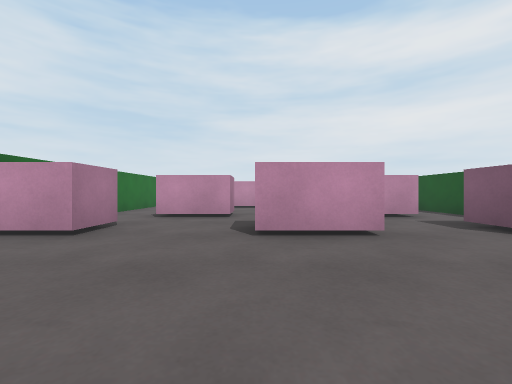
[1] (above)

15 first-person views from a walk through a Unity game level. The camera is 0.53 m above the floor, looks level and sees 90° across. The floor is counted in squares, 1 m on a side. Each view is taken from the middle of a square. On the plan, view 1 faces up. The plan holds only what a view shows up to about 9 squares ahead; the rest is blank.

[2]
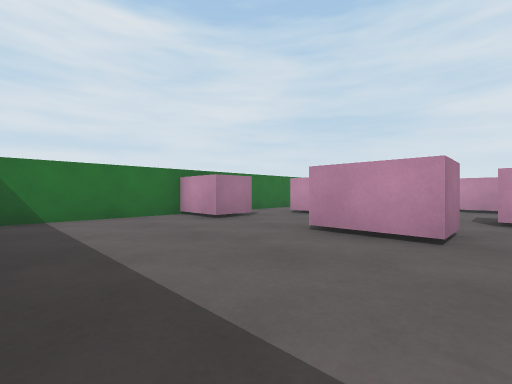

[3]
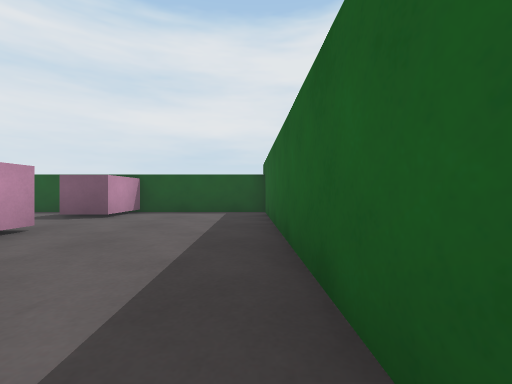

[4]
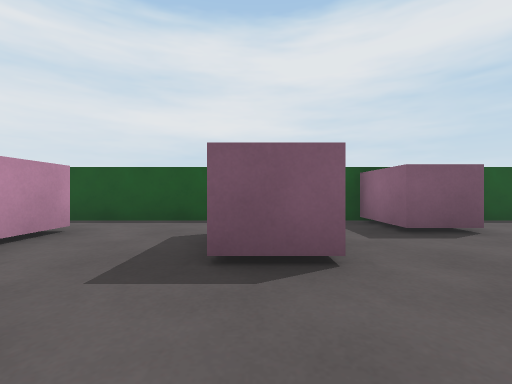

[5]
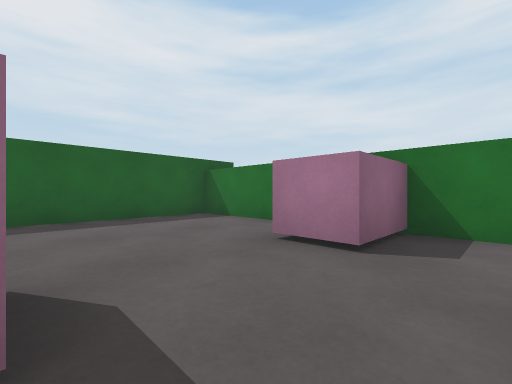

[6]
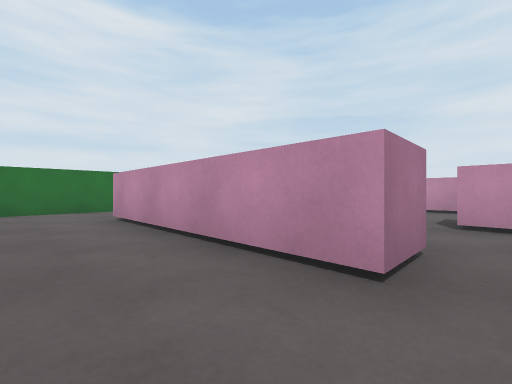

[7]
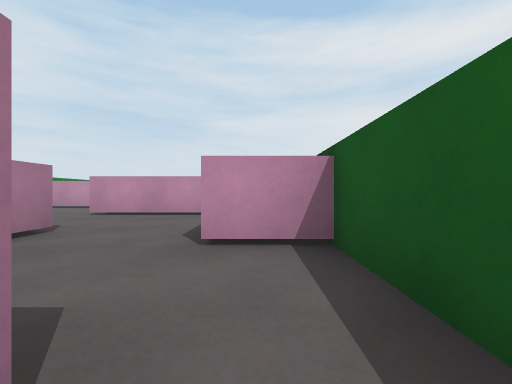

[8]
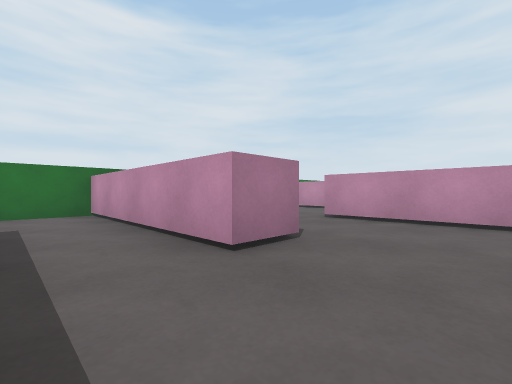

[9]
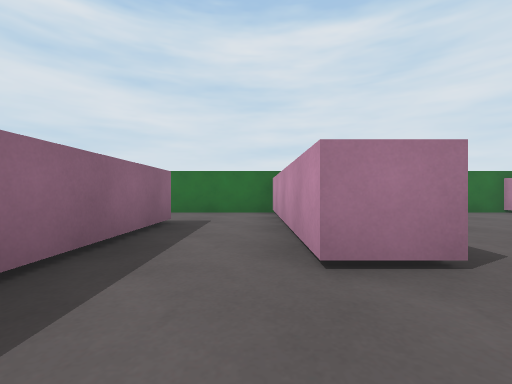

[10]
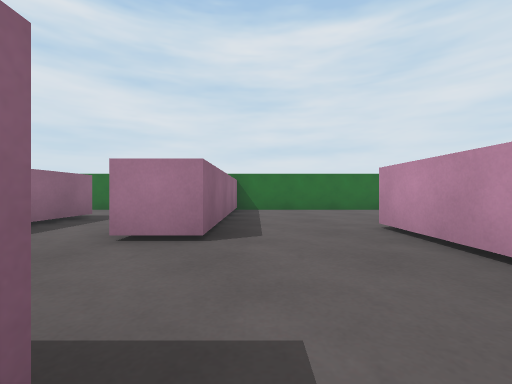

[11]
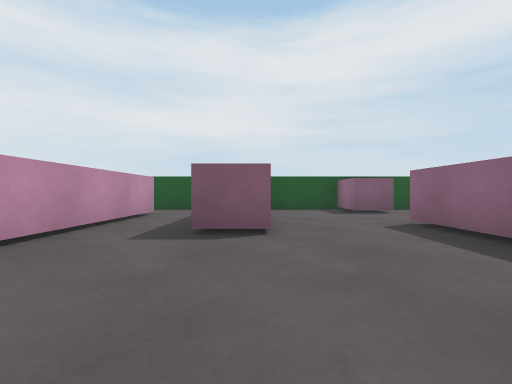

[12]
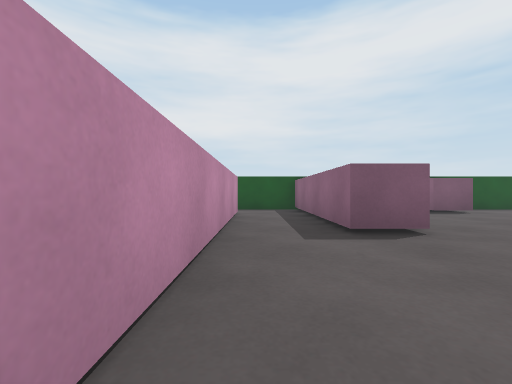

[13]
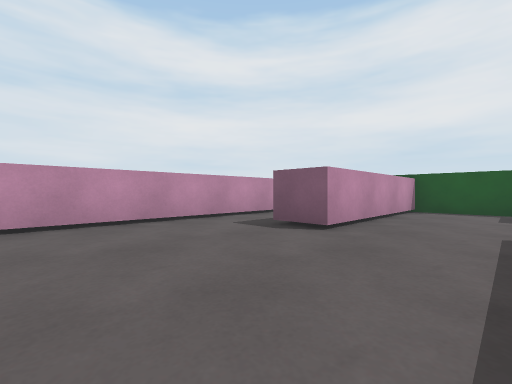

[14]
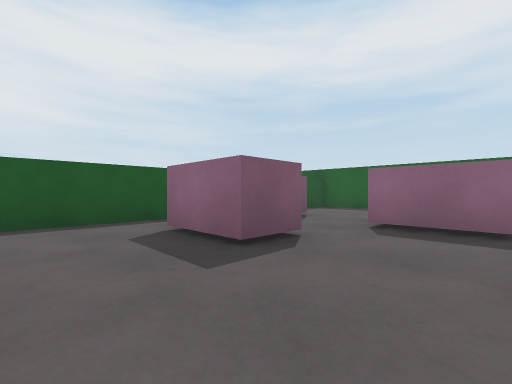

[15]
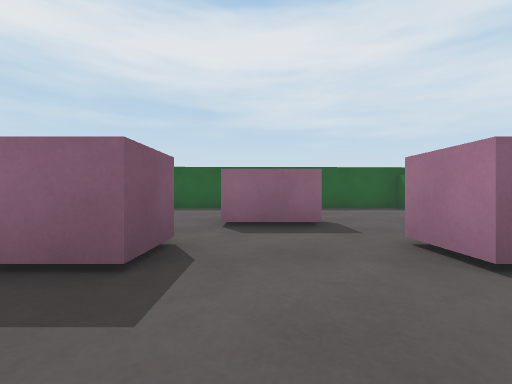

### Floor plan
Ten units are one square. View 1 is at (0, 0); x grows to the right and y downward. Boxes are objects, and circles mark ways between rooms. Rooms are numbered by the first view taken in them; rooms with no view inside come last. Other rooms are left out.
<svg viewBox="-41 -186 94 195">
<path fill="none" stroke="#000" d="M-36 -84 -36 4 48 2 48 -85M35 -85 -15 -85M13 -124 13 -114 -36 -114 -36 -84M35 -96 35 -85M-15 -95 16 -95M48 -85 48 -148 14 -148M14 -148 2 -148 2 -158 48 -158 48 -181M-34 -124 13 -124M31 -174 -36 -174 -36 -124"/>
<rect x="-35" y="-45" width="20" height="20" fill="#bbb"><title>block</title></rect>
<rect x="-25" y="-65" width="20" height="10" fill="#bbb"><title>block</title></rect>
<rect x="-5" y="-45" width="20" height="20" fill="#bbb"><title>block</title></rect>
<rect x="15" y="-65" width="20" height="10" fill="#bbb"><title>block</title></rect>
<rect x="35" y="-45" width="10" height="20" fill="#bbb"><title>block</title></rect>
<rect x="35" y="-125" width="10" height="10" fill="#bbb"><title>block</title></rect>
<circle cx="-25" cy="-90" r="3" fill="#2a7"/>
<circle cx="40" cy="-90" r="3" fill="#2a7"/>
<circle cx="10" cy="-135" r="3" fill="#2a7"/>
<text x="0" y="-40">1</text>
<text x="10" y="-110">2</text>
<text x="-10" y="-150">3</text>
</svg>
Room 1 opens to room 2. Room 2 opens to room 3.

Where each view was taken, in squares from view 1:
view 1: 0 up, 0 right, facing up
view 2: 0 up, 2 right, facing up-left
view 3: 0 up, 2 left, facing right
view 4: 6 up, 0 right, facing right
view 5: 5 up, 0 right, facing down-left
view 6: 7 up, 4 right, facing up-left
view 7: 9 up, 4 right, facing up
view 8: 10 up, 3 right, facing up-left
view 9: 11 up, 3 right, facing left
view 10: 13 up, 4 right, facing left
view 11: 15 up, 3 left, facing right
view 12: 17 up, 3 left, facing right
view 13: 13 up, 3 left, facing up-right
view 14: 8 up, 0 right, facing down-right
view 15: 8 up, 1 right, facing down
